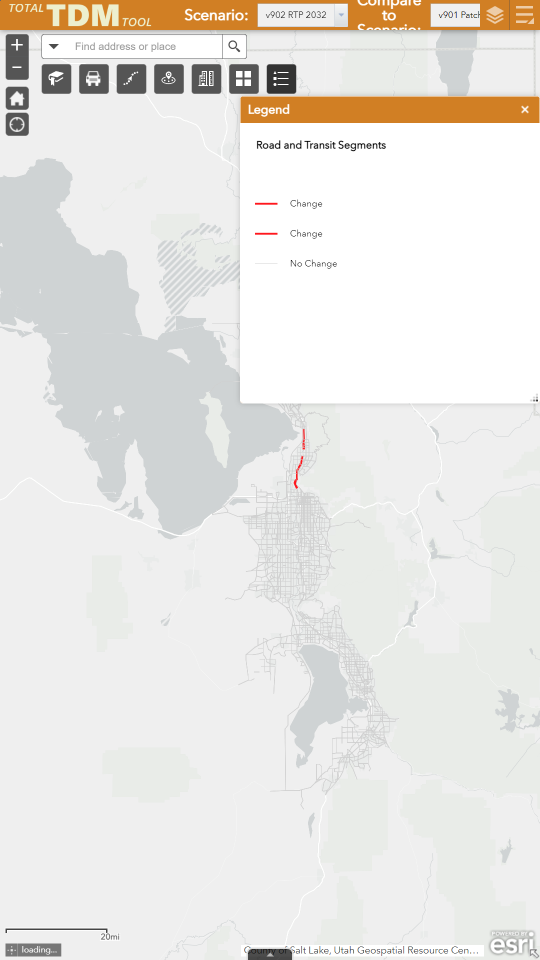
#> input picture v9x/v902/whats-new/data/map_pngs/ft-legend.png, 1080 x 1920 px, given in place of ft50.png, which was not available (shown at 1/2 size)
$ jupyter execute _crop-volume-pngs.ipynb
#> lines starting #> are read from the running program, lines starting #| are printed output that depends on the picture; pictures that were not available may be replaced by others from this repository, and a replacement may not be noted
[cell 1]
from PIL import Image

[cell 2]
fn = 'ft50'

# 150%, F11, Home button, zoom out once, change basemap to non-labeled --- Windows+Shift+S click upright screen
# legend: expand legend window all the way to bottom of screen
im = Image.open(fn + '.png')
#> im is the input picture: PIL image 1080x1920 RGBA; mean R, G, B, A 232.5, 230.4, 226.5, 255
im_crop = im.crop((400, 400, 800, 1600))
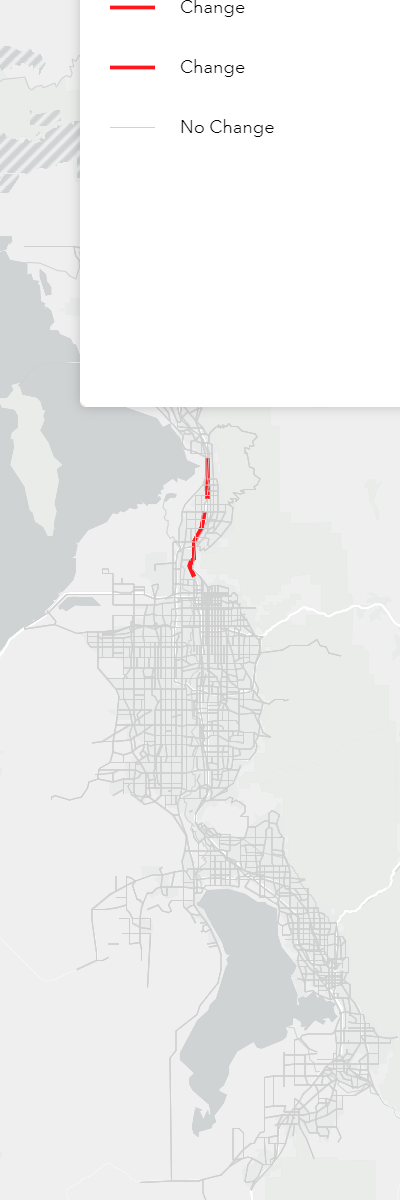
#> im_crop: PIL image 400x1200 RGBA; mean R, G, B, A 236.6, 237.2, 236.7, 255
im_crop.save(fn + '-cropped.png', quality=1000)

[cell 3]
im = Image.open('lanes-legend.png')
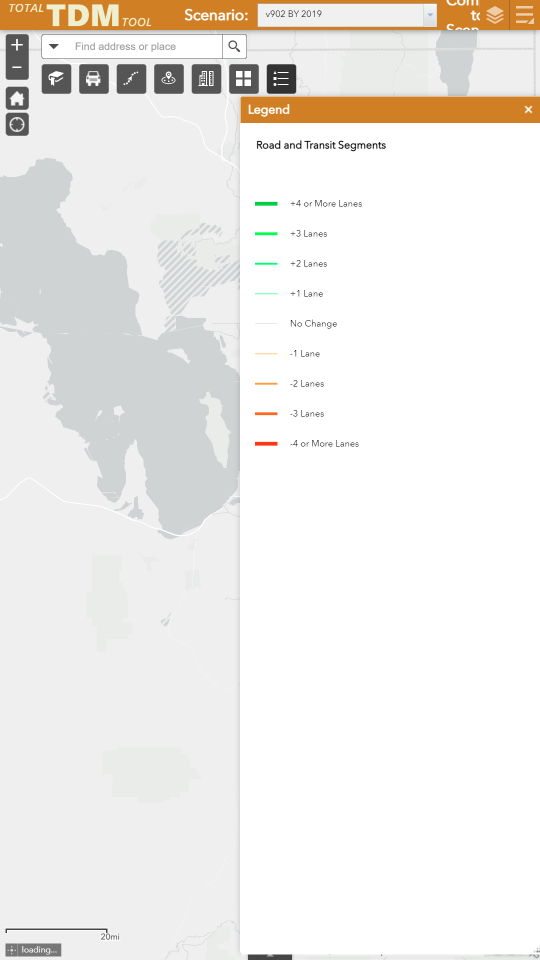
#> input picture v9x/v902/whats-new/data/map_pngs/lanes-legend.png, 1080 x 1920 px (shown at 1/2 size)
#> im is the input picture: PIL image 1080x1920 RGBA; mean R, G, B, A 239.2, 236.9, 233.5, 255
im_crop = im.crop((480, 370, 830, 920))
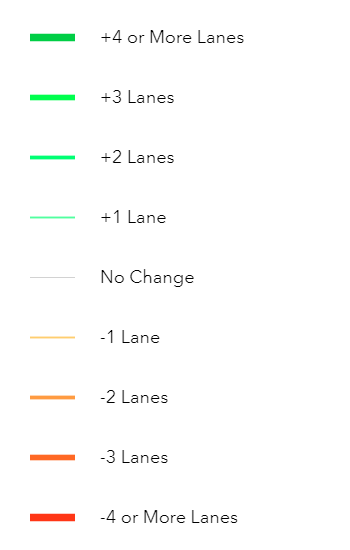
#> im_crop: PIL image 350x550 RGBA; mean R, G, B, A 251.8, 252.2, 251.3, 255
im_crop.save('lanes-legend-cropped.png', quality=1000)

[cell 4]
# model differences documentation screenshot

fn = 'fig19'

# 110%, mouse scroll wheel tow -- Windows+Shift+S click upright screen
# legend: expand legend window all the way to bottom of screen
im = Image.open(fn + '.png')
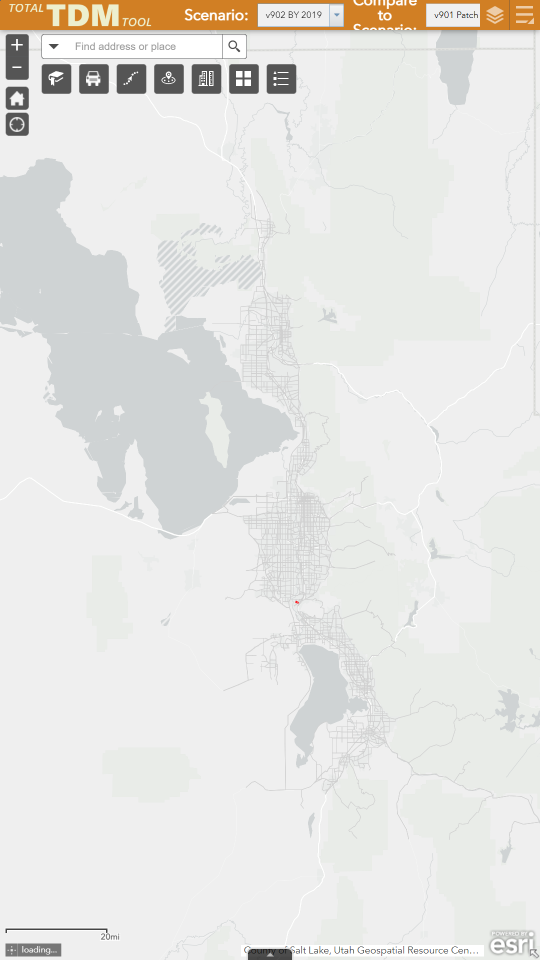
#> input picture v9x/v902/whats-new/data/map_pngs/ft19.png, 1080 x 1920 px, given in place of fig19.png, which was not available (shown at 1/2 size)
#> im is the input picture: PIL image 1080x1920 RGBA; mean R, G, B, A 229.9, 229.3, 226.5, 255
im_crop = im.crop((438, 236, 1316, 966))
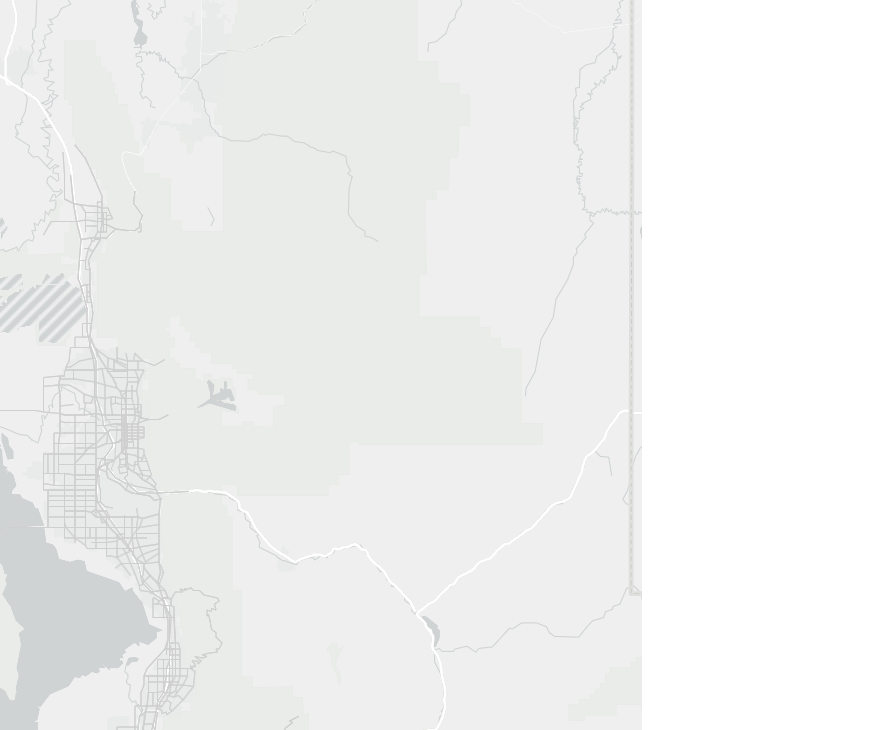
#> im_crop: PIL image 878x730 RGBA; mean R, G, B, A 171.2, 172.2, 171.1, 186.5; transparent parts drawn white
im_crop.save(fn + '-cropped.png', quality=1000)
